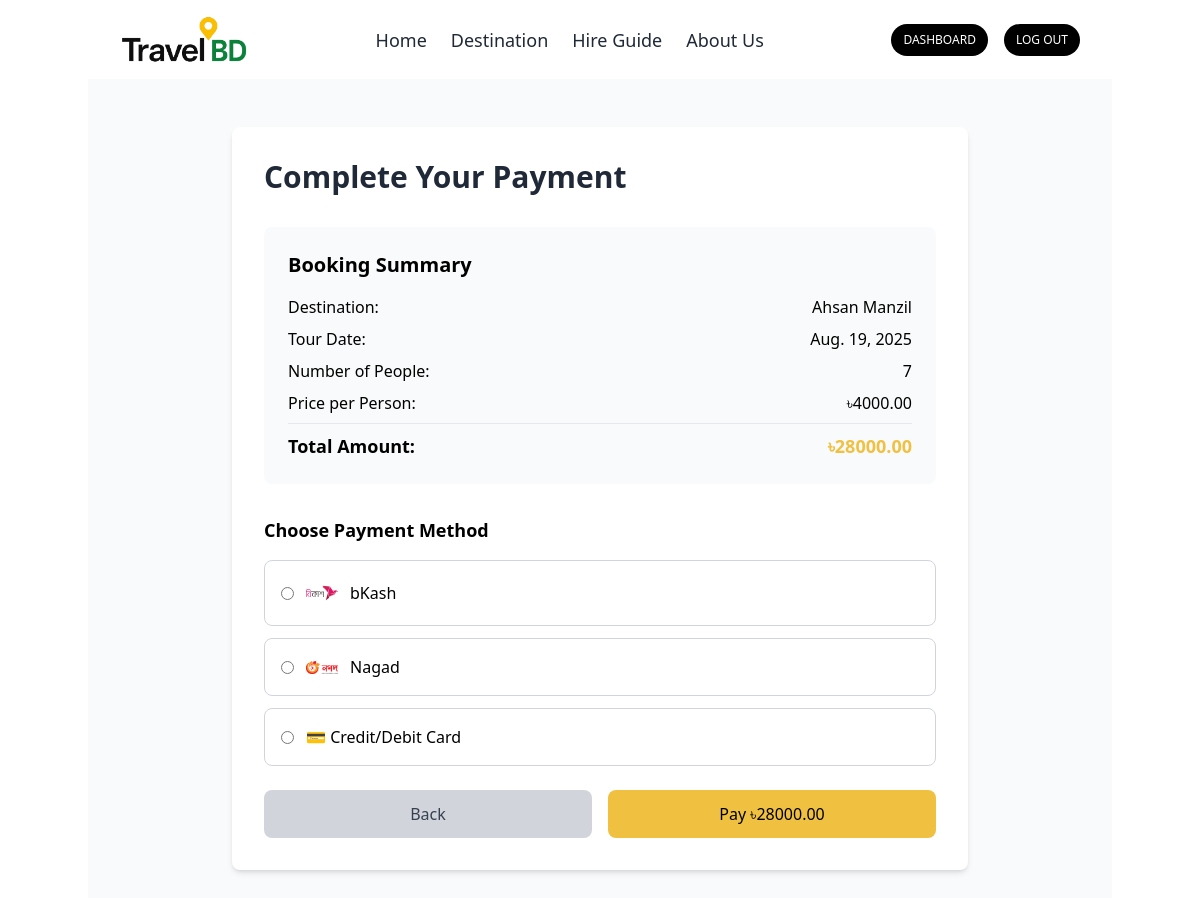
Screenshot of /booking/payment/6/ (signed in) with the database file from the repository.
### tour_booking/models.py (models this page shows, shortened)
class TourBooking(models.Model):
    STATUS_CHOICES = [
        ('pending', 'Pending'),
        ('confirmed', 'Confirmed'),
        ('cancelled', 'Cancelled'),
        ('completed', 'Completed'),
    ]
    user = models.ForeignKey(User, on_delete=models.CASCADE)
    destination = models.ForeignKey(Destination, on_delete=models.CASCADE)
    tour_date = models.DateField()
    number_of_people = models.IntegerField(default=1)
    total_amount = models.DecimalField(max_digits=10, decimal_places=2)
    status = models.CharField(max_length=20, choices=STATUS_CHOICES, default='pending')
    booking_date = models.DateTimeField(auto_now_add=True)
    contact_phone = models.CharField(max_length=15)
    special_requests = models.TextField(blank=True)
    payment = models.ForeignKey(Payment, on_delete=models.SET_NULL, null=True, blank=True)
    class Meta:
        ordering = ['-booking_date']
        verbose_name = "Tour Booking"
        verbose_name_plural = "Tour Bookings"

### destination/models.py (models this page shows, shortened)
class Destination(models.Model):
    CATEGORY_CHOICES = [
        ('beach', 'Beach'),
        ('mountain', 'Mountain'),
        ('historical', 'Historical'),
        ('cultural', 'Cultural'),
        ('adventure', 'Adventure'),
        ('religious', 'Religious'),
    ]
    DIFFICULTY_CHOICES = [
        ('easy', 'Easy'),
        ('moderate', 'Moderate'),
        ('hard', 'Hard'),
    ]
    name = models.CharField(max_length=200)
    slug = models.SlugField(max_length=250, unique=True, blank=True)
    description = models.TextField()
    short_description = models.TextField(max_length=300, blank=True)
    location = models.CharField(max_length=200)
    district = models.CharField(max_length=100)
    division = models.CharField(max_length=100)
    category = models.CharField(max_length=20, choices=CATEGORY_CHOICES)
    difficulty_level = models.CharField(max_length=20, choices=DIFFICULTY_CHOICES, default='easy')
    entry_fee = models.DecimalField(max_digits=10, decimal_places=2, default=0)
    duration = models.CharField(max_length=100, default="1 Day")
    best_time_to_visit = models.CharField(max_length=200)
    tour_price = models.DecimalField(max_digits=10, decimal_places=2)
    tour_duration_days = models.IntegerField(default=1)
    max_group_size = models.IntegerField(default=10)
    tour_includes = models.TextField(blank=True)
    tour_excludes = models.TextField(blank=True)
    main_image = models.ImageField(upload_to='destinations/', blank=True, null=True)
    latitude = models.DecimalField(max_digits=9, decimal_places=6, blank=True, null=True)
    longitude = models.DecimalField(max_digits=9, decimal_places=6, blank=True, null=True)
    featured = models.BooleanField(default=False)
    is_active = models.BooleanField(default=True)
    created_at = models.DateTimeField(auto_now_add=True)
    updated_at = models.DateTimeField(auto_now=True)
    class Meta:
        ordering = ['name']

### tour_booking/views.py (the view, shortened to what this page needs)
# urls.py: path('payment/<int:booking_id>/', views.payment_view, name='payment'),
@login_required
def payment_view(request, booking_id):
    booking = get_object_or_404(TourBooking, id=booking_id, user=request.user)
    context = {
        'booking': booking,
    }
    return render(request, 'payment.html', context)

### templates/payment.html (shortened to what this page needs)
{% extends 'base.html' %} {%load static%} {% block body %}
<div class="min-h-screen bg-gray-50 py-12 container">
  <div class="max-w-3xl mx-auto px-4">
    <div class="bg-white rounded-lg shadow-md p-8">
      <h1 class="text-3xl font-bold text-gray-800 mb-8">
        Complete Your Payment
      </h1>
      <div class="bg-gray-50 rounded-lg p-6 mb-8">
        <h2 class="text-xl font-semibold mb-4">Booking Summary</h2>
        <div class="space-y-2">
          <div class="flex justify-between">
            <span>Destination:</span>
            <span class="font-medium">{{ booking.destination.name }}</span>
          </div>
          <div class="flex justify-between">
            <span>Tour Date:</span>
            <span class="font-medium">{{ booking.tour_date }}</span>
          </div>
          <div class="flex justify-between">
            <span>Number of People:</span>
            <span class="font-medium">{{ booking.number_of_people }}</span>
          </div>
          <div class="flex justify-between">
            <span>Price per Person:</span>
            <span class="font-medium"
              >৳{{ booking.destination.tour_price }}</span
            >
          </div>
          <hr class="my-3" />
          <div class="flex justify-between text-lg font-bold">
            <span>Total Amount:</span>
            <span class="text-primary">৳{{ booking.total_amount }}</span>
          </div>
        </div>
      </div>
      <form method="POST">
        <div class="mb-6">
          <h3 class="text-lg font-semibold mb-4">Choose Payment Method</h3>
          <div class="space-y-3">
            <label
              class="flex items-center p-4 border border-gray-300 rounded-lg cursor-pointer hover:bg-gray-50"
            >
              <input
                type="radio"
                name="payment_method"
                value="bkash"
                required
                class="mr-3"
              />
              <img
                src="{% static 'images/icons/bkash.svg' %}"
                alt="bKash"
                class="w-8 h-8 mr-3"
                onerror="this.style.display='none'"
              />
              <span>bKash</span>
            </label>
            <label
              class="flex items-center p-4 border border-gray-300 rounded-lg cursor-pointer hover:bg-gray-50"
            >
              <input
                type="radio"
                name="payment_method"
                value="nagad"
                required
                class="mr-3"
              />
              <img
                src="{% static 'images/icons/nagad.png' %}"
                alt="Nagad"
                class="w-8 mr-3"
                onerror="this.style.display='none'"
              />
              <span>Nagad</span>
            </label>
            <label
              class="flex items-center p-4 border border-gray-300 rounded-lg cursor-pointer hover:bg-gray-50"
            >
              <input
                type="radio"
                name="payment_method"
                value="card"
                required
                class="mr-3"
              />
              <span>💳 Credit/Debit Card</span>
            </label>
          </div>
        </div>
        <div class="flex space-x-4">
          <a
            href="{% url 'destination:destination_detail' booking.destination.slug %}"
            class="flex-1 bg-gray-300 text-gray-700 py-3 px-6 rounded-lg text-center hover:bg-gray-400"
          >
            Back
          </a>
          <button
            type="submit"
            class="flex-1 bg-primary text-black py-3 px-6 rounded-lg hover:bg-yellow-500"
          >
            Pay ৳{{ booking.total_amount }}
          </button>
        </div>
      </form>
    </div>
  </div>
</div>
{% endblock %}

### rows the page displays
TourBooking: destination.name "Ahsan Manzil", tour_date "Aug. 19, 2025", number_of_people "7", destination.tour_price "4000.00", total_amount "28000.00"
